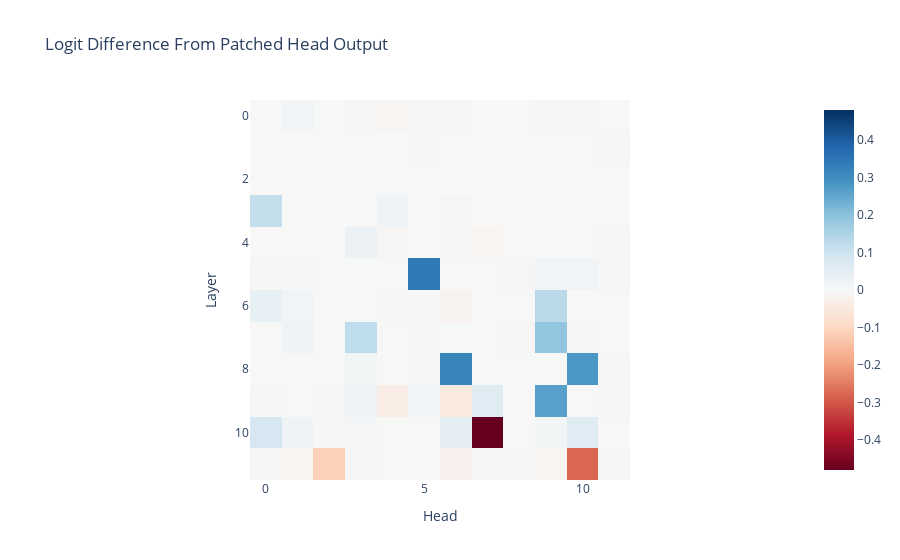

The code cell stored with this chart in its notebook:
### Markdown cell above
We can now see that, in addition to the name mover heads identified before, in mid-late layers the heads L8H6, L8H10, L7H9 matter and are presumably responsible for moving information from the second subject to the final token. And heads L5H5, L6H9, L3H0 also matter a lot, and are presumably involved in detecting duplicated tokens.

### Code cell
imshow(
    patched_head_z_diff,
    title="Logit Difference From Patched Head Output",
    labels={"x": "Head", "y": "Layer"},
)

### Figure 1 — Plotly figure (JSON) as saved in the notebook; plotly's stock layout.template omitted (floating-point values rounded to 4 significant figures; data arrays with more than 128 entries replaced by an {"elided": "..."} marker saying what was removed)
{"data": [{"coloraxis": "coloraxis", "hovertemplate": "Head: %{x}<br>Layer: %{y}<br>color: %{z}<extra></extra>", "name": "0", "type": "heatmap", "xaxis": "x", "yaxis": "y", "z": {"elided": "12x12 float values"}}], "layout": {"coloraxis": {"cmid": 0, "colorscale": [[0, "rgb(103,0,31)"], [0.1, "rgb(178,24,43)"], [0.2, "rgb(214,96,77)"], [0.3, "rgb(244,165,130)"], [0.4, "rgb(253,219,199)"], [0.5, "rgb(247,247,247)"], [0.6, "rgb(209,229,240)"], [0.7, "rgb(146,197,222)"], [0.8, "rgb(67,147,195)"], [0.9, "rgb(33,102,172)"], [1, "rgb(5,48,97)"]]}, "title": {"text": "Logit Difference From Patched Head Output"}, "xaxis": {"anchor": "y", "constrain": "domain", "domain": [0, 1], "scaleanchor": "y", "title": {"text": "Head"}}, "yaxis": {"anchor": "x", "autorange": "reversed", "constrain": "domain", "domain": [0, 1], "title": {"text": "Layer"}}}}
